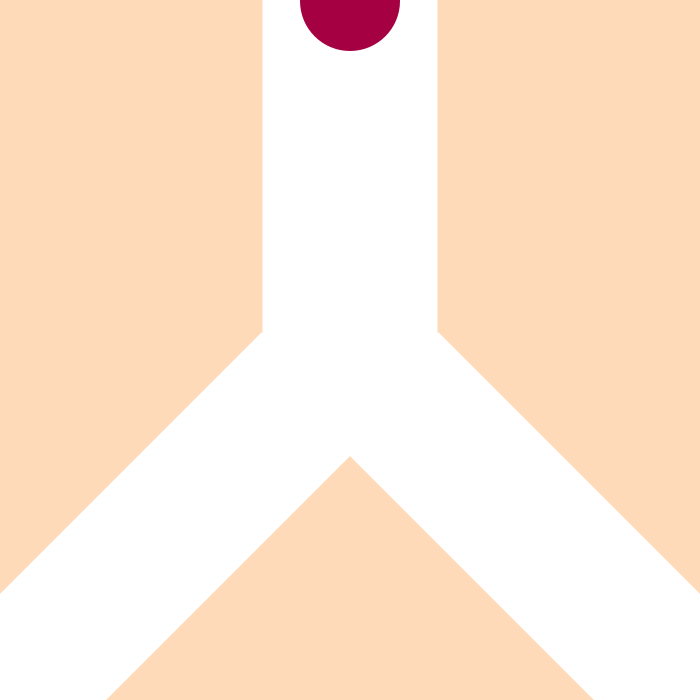
Frame 1 (no input)
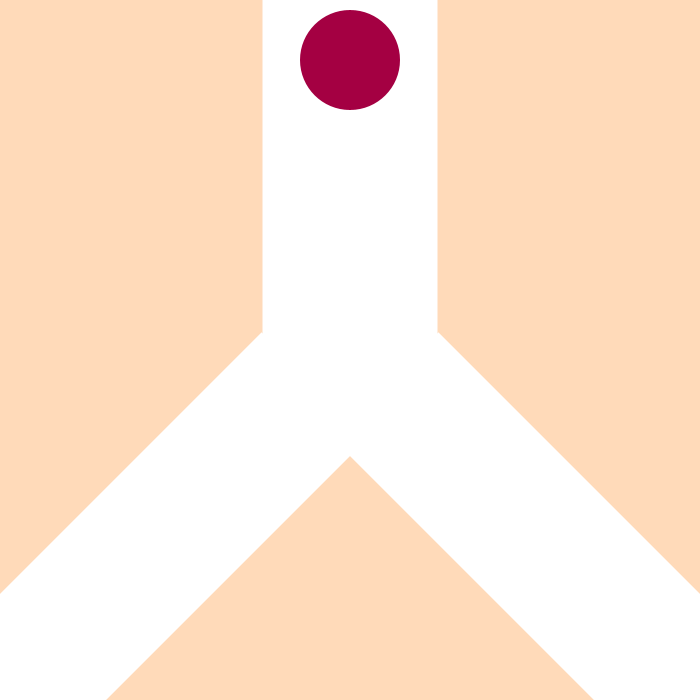
Frame 60 (the mouse pressed at the canvas centre just before this capture)
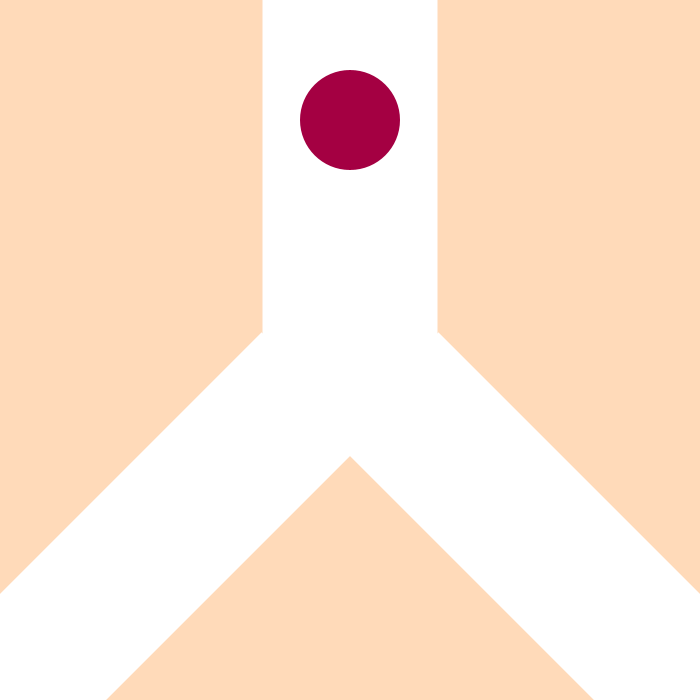
Frame 120 (the mouse held since frame 60 and released just before this capture)

The Processing sketch that drew these frames (run headless with seeded random() and noise(); from frame 60 on, the mouse is pressed at the canvas centre):

// Processing sketch: rect
// ── rect.pde
int round_x;
int round_y;
float round_color_r = random(0, 255);
float round_color_b = random(0, 255);

void setup() {
    size(700,700);
    frameRate(60);

    round_x = 0;
    round_y = -350;
}

void draw() {
    view_init();
    create_rects();

    // 円を動かす
    if (round_y < 0) {
        round_y += 1;
    }

    // 分岐点まで来た時の処理
    if (0 <= round_y) {
        round_y += 1;
        if (128 <= round_color_r) {
            round_x -= 1;
        } else {
            round_x += 1;
        }
    }

    // round_color = random(0, 255);

    fill(round_color_r,0,round_color_b);
    ellipse(round_x,round_y,100,100);

    // 円が画面外に出た時、初期化
    if (width / 1.6 < round_x || round_x < -(width / 1.6)) {
        round_x = 0;
        round_y = -350;
        round_color_r = random(0, 255);
        round_color_b = random(0, 255);
    }
}

void view_init() {
    // 背景色rgb
    background(255, 218, 185);

    // 座標軸を中央に変更
    translate(width/2, height/2);

    // 図形の座標軸を中央に変更
    rectMode(CENTER);
}

void create_rects() {
    // 斜めの長方形設置
    fill(255,255,255);
    rotate(PI/4);
    noStroke();
    rect(0, 300, 150, 500);

    // 斜めの長方形設置
    fill(255,255,255);
    rotate(-PI/2);
    noStroke();
    rect(0, 300, 150, 500);

    // 座標を戻す
    rotate(PI/4);

    // 縦の長方形設置
    fill(255,255,255);
    noStroke();
    rect(0, -150, 175, 500);
}
